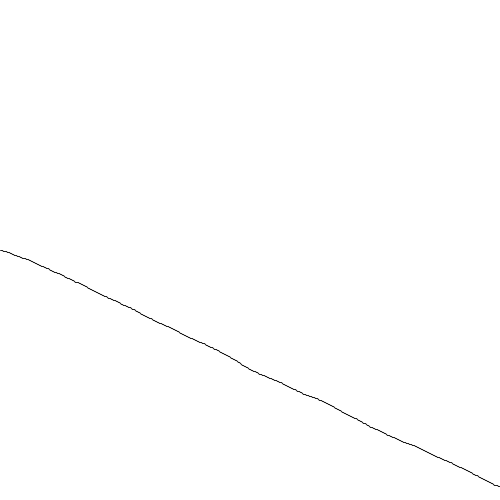
Frame 1 (no input)
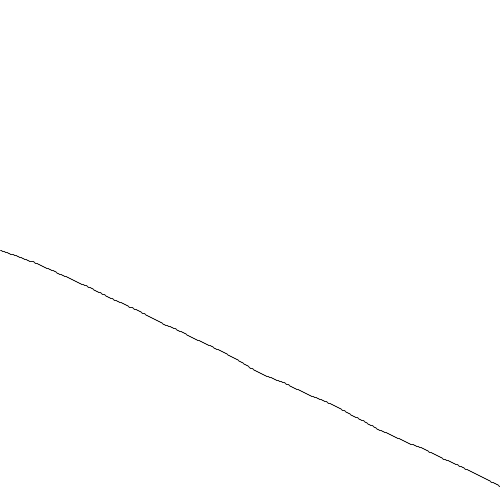
Frame 60 (the mouse pressed at the canvas centre just before this capture)
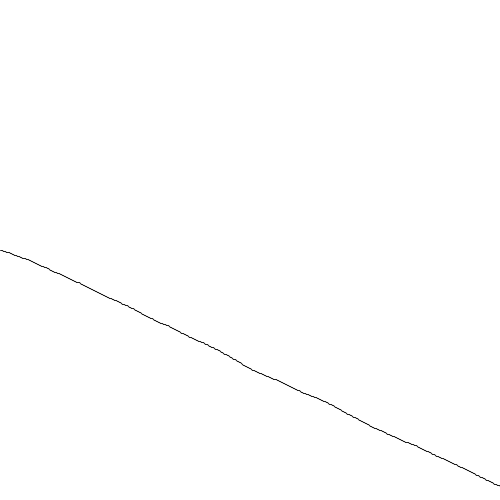
Frame 120 (the mouse held since frame 60 and released just before this capture)

The Processing sketch that drew these frames (run headless with seeded random() and noise(); from frame 60 on, the mouse is pressed at the canvas centre):

// Processing sketch: processing_182004
// ── processing_182004.pde

float y;
float x;
float yVariance;
float newY;
float noiseSeed;

void setup(){
 size(500,500);
 smooth();
 y=height/2;
 x=0;
 strokeWeight(1);
 stroke(0,200);
 frameRate(10);
 
  
}

void draw(){
  background(255);
  noiseSeed=random(10);// try 2
  for (int i=0;x<width;x++){
    yVariance=noise(noiseSeed)+.0049;
    newY=y+yVariance;
    line(x,y,x+1,newY);
    y=newY;
    noiseSeed+=0.8;
  }
  x=0;
  y=height/2;
  
  
  
}
